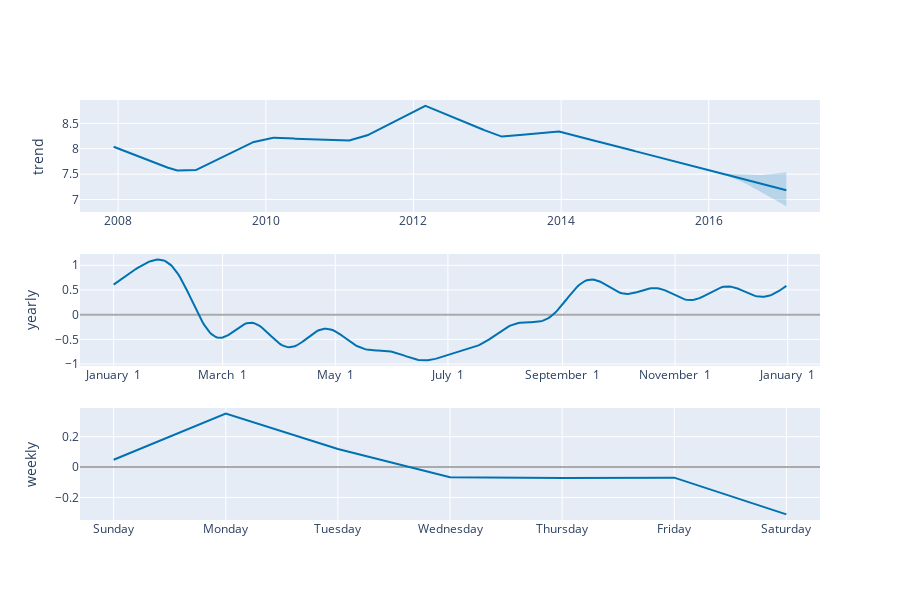

This figure's notebook cell:
### Code cell
plot_components_plotly(m, forecast)

### Figure 1 — Plotly figure (JSON) as saved in the notebook; plotly's stock layout.template omitted (floating-point values rounded to 4 significant figures; data arrays with more than 128 entries replaced by an {"elided": "..."} marker saying what was removed)
{"data": [{"line": {"color": "#0072B2", "width": 2}, "mode": "lines", "name": "trend", "type": "scatter", "x": {"elided": "3270 str values"}, "xaxis": "x", "y": {"elided": "3270 float values"}, "yaxis": "y"}, {"line": {"color": "rgba(0, 114, 178, 0.2)", "width": 0}, "mode": "lines", "name": "trend_upper", "type": "scatter", "x": {"elided": "3270 str values"}, "xaxis": "x", "y": {"elided": "3270 float values"}, "yaxis": "y"}, {"fill": "tonexty", "fillcolor": "rgba(0, 114, 178, 0.2)", "line": {"color": "rgba(0, 114, 178, 0.2)", "width": 0}, "mode": "lines", "name": "trend_lower", "type": "scatter", "x": {"elided": "3270 str values"}, "xaxis": "x", "y": {"elided": "3270 float values"}, "yaxis": "y"}, {"line": {"color": "#0072B2", "width": 2}, "mode": "lines", "name": "yearly", "type": "scatter", "x": {"elided": "365 str values"}, "xaxis": "x2", "y": {"elided": "365 float values"}, "yaxis": "y2"}, {"line": {"color": "#0072B2", "width": 2}, "mode": "lines", "name": "weekly", "type": "scatter", "x": ["2017-01-01T00:00:00", "2017-01-02T00:00:00", "2017-01-03T00:00:00", "2017-01-04T00:00:00", "2017-01-05T00:00:00", "2017-01-06T00:00:00", "2017-01-07T00:00:00"], "xaxis": "x3", "y": [0.04828, 0.3523, 0.1196, -0.06666, -0.07226, -0.06958, -0.3117], "yaxis": "y3"}], "layout": {"height": 600, "showlegend": false, "width": 900, "xaxis": {"anchor": "y", "domain": [0, 1], "range": ["2007-06-26T14:24:00", "2017-07-04T09:36:00"], "type": "date"}, "xaxis2": {"anchor": "y2", "domain": [0, 1], "range": ["2016-12-13T18:54:02.958904115", "2018-01-18T11:04:57.863013581"], "tickformat": "%B %e", "type": "date"}, "xaxis3": {"anchor": "y3", "domain": [0, 1], "range": ["2016-12-31T16:48:00", "2017-01-07T07:12:00"], "tickformat": "%A", "type": "date"}, "yaxis": {"anchor": "x", "domain": [0.7333, 1], "rangemode": "normal", "title": {"text": "trend"}, "zerolinecolor": "#AAA"}, "yaxis2": {"anchor": "x2", "domain": [0.3667, 0.6333], "title": {"text": "yearly"}, "zerolinecolor": "#AAA"}, "yaxis3": {"anchor": "x3", "domain": [0, 0.2667], "title": {"text": "weekly"}, "zerolinecolor": "#AAA"}}}
